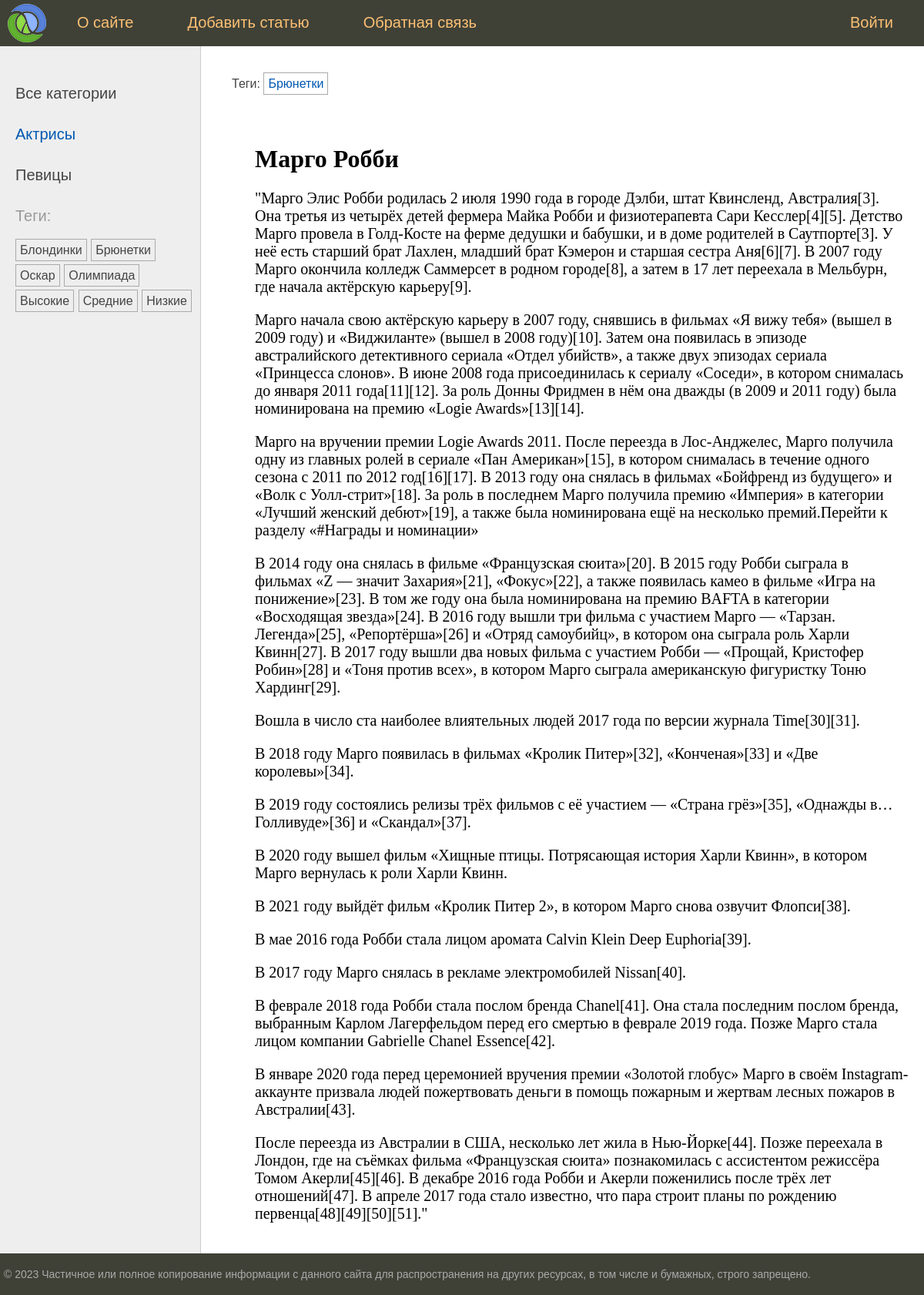
/post/enn-hetuei/, run on the app's committed database.
### women/models.py (models this page shows, shortened)
class Category(models.Model):
    name = models.CharField(max_length=100, db_index=True)
    slug = models.SlugField(max_length=255, unique=True, db_index=True)
    def get_absolute_url(self):
        return reverse("category", kwargs={"cat_slug": self.slug})

class TagPost(models.Model):
    tag = models.CharField(max_length=100, db_index=True)
    slug = models.SlugField(max_length=255, unique=True, db_index=True)
    def get_absolute_url(self):
        return reverse("tag", kwargs={"tag_slug": self.slug})

class Women(models.Model):
    class Status(models.IntegerChoices):
        DRAFT = 0, "Черновик"
        PUBLISHED = 1, "Опубликовано"
    title = models.CharField(max_length=50)
    slug = models.SlugField(max_length=255, unique=True, db_index=True)
    content = models.TextField(blank=True)
    time_create = models.DateTimeField(auto_now_add=True)
    time_update = models.DateTimeField(auto_now=True)
    is_published = models.BooleanField(choices=Status.choices, default=Status.DRAFT)
    cat = models.ForeignKey("Category", on_delete=models.PROTECT, related_name="posts")
    tags = models.ManyToManyField("TagPost", blank="True", related_name="tags")
    husband = models.OneToOneField(
        "Husband",
        related_name="woman",
        on_delete=models.SET_NULL,
        null=True,
        blank=True,
    )
    objects = models.Manager()
    published = PublishedManager()
    class Meta:
        ordering = ["-time_create"]
        indexes = [models.Index(fields=["-time_create"])]

### women/views.py (the view)
# urls.py: path("post/<slug:post_slug>/", views.show_post, name="post"),
def show_post(request, post_slug):
    post = get_object_or_404(Women, slug=post_slug)
    data = {
        "title": post.title,
        "menu": menu,
        "post": post,
        "cat_selected": 1,
    }
    return render(request, "women/post.html", context=data)

### women/templatetags/women_tags.py (called while the page is built)
@register.inclusion_tag("women/list_categories.html")
def show_categories(cat_selected=0):
    cats = Category.objects.all()
    return {"cats": cats, "cat_selected": cat_selected}

@register.inclusion_tag("women/list_tags.html")
def show_all_tags():
    return {'tags': TagPost.objects.all()}

### women/templates/women/post.html (shortened to what this page needs)
{% extends "base.html" %}
{% block breadcrumbs %}
{% with post.tags.all as tags %}
{% if tags %}
<ul class="tags-list">
    <li>Теги:</li>
    {% for t in tags %}
    <li><a href="{{ t.get_absolute_url }}">{{ t.tag }}</a></li>
    {% endfor %}
</ul>
{% endif %}
{% endwith %}
{% endblock  %}
{% block content %}
<h1>{{post.title}}</h1>
{{post.content|linebreaks}}
{% endblock  %}

### women/templates/women/list_categories.html
{% for cat in cats %}
{% if cat.id == cat_selected %}
<li class="selected">{{ cat.name }}</li>
{% else %}
<li>
<a href="{{ cat.get_absolute_url }}">{{ cat.name }}</a>
</li>
{% endif %}
{% endfor %}

### women/templates/women/list_tags.html
{% if tags %}
    <p>Теги:</p>
    <ul class="tags-list">
        {% for t in tags %}
        <li><a href="{{ t.get_absolute_url }}">{{ t.tag }}</a></li>
        {% endfor %}
    </ul>
{% endif %}

### women/static/women/css/styles.css (style rules this page uses)
html, body { font-family: 'Arial'; margin: 0; padding: 0; height: 100%; width: 100%; color: #444; }
a { color: #0059b2; text-decoration: none; }
.left-chapters ul { width: 230px; margin: 0; padding: 20px 10px 10px 20px; list-style: none; font-size: 20px; }
.left-chapters ul li { margin: 30px 0 0 0; color: #999; }
.left-chapters ul li.selected { color: #0059b2; }
.left-chapters ul li a { color: #444; text-decoration: none; }
ul.tags-list { width: 100%; margin: 0; padding: 0; list-style: none; }
ul.tags-list li { margin: 0; padding: 0 0 10px; display: inline-block; }
ul.tags-list li a { padding: 5px; font-size: 16px; border: 1px solid #aaa; }
.content-text h1 { font-size: 32px; }

### data on the page
Category: name "Актрисы"
Category: name "Певицы"
TagPost: tag "Блондинки"
TagPost: tag "Брюнетки"
TagPost: tag "Оскар"
TagPost: tag "Олимпиада"
TagPost: tag "Высокие"
TagPost: tag "Средние"
TagPost: tag "Низкие"
Women: title "Марго Робби", content "\"Марго Элис Робби родилась 2 июля 1990 года в городе Дэлби, штат Квинсленд, Австралия[3]. Она третья из четырёх детей фермера Майка Робби и физиотерапевта Сари Кесслер[4][5]. Детство Марго провела в Голд-Косте на ферме дедушки и бабушки, и в доме родителей в Саутпорте[3]. У неё есть старший брат Лахлен, младший брат Кэмерон и старшая сестра Аня[6][7]. В 2007 году Марго окончила колледж Саммерсет в родном городе[8], а затем в 17 лет переехала в Мельбурн, где начала актёрскую карьеру[9]. Марго начала свою актёрскую карьеру в 2007 году, снявшись в фильмах «Я вижу тебя» (вышел в 2009 году) и «Виджиланте» (вышел в 2008 году)[10]. Затем она появилась в эпизоде австралийского детективного сериала…"

### other printed values
{{ m.title }} "О сайте" "Добавить статью" "Обратная связь" "Войти"
